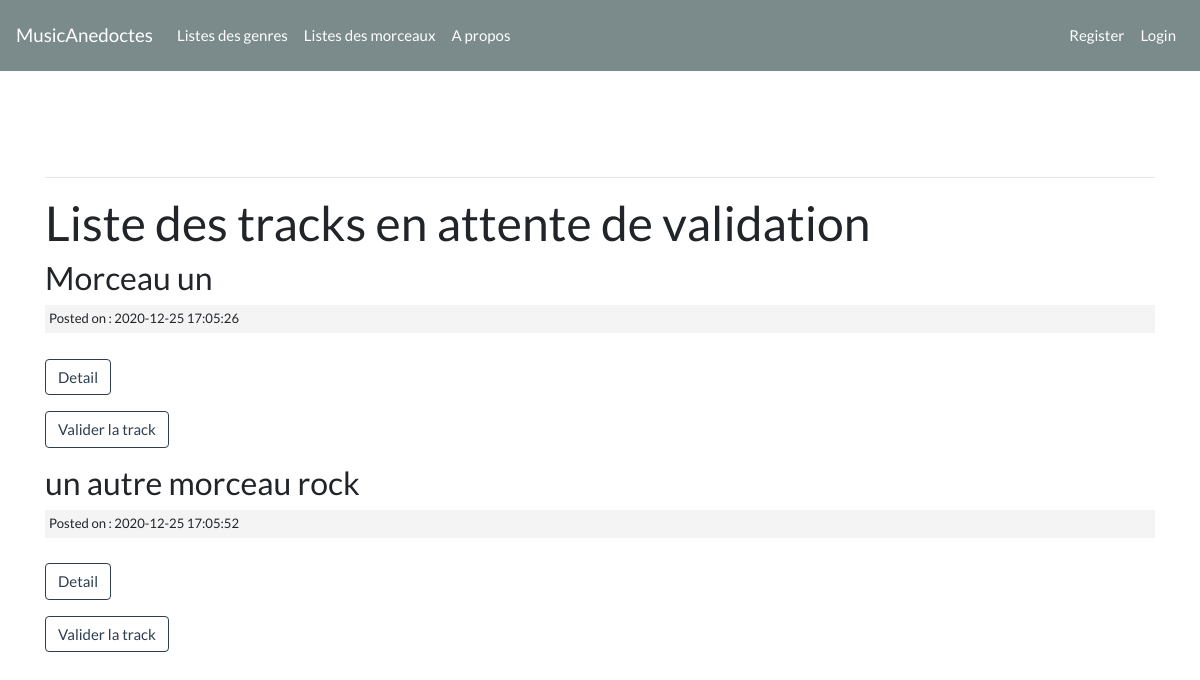
Before: /index.php/back_office/tracks_review with the older database file.
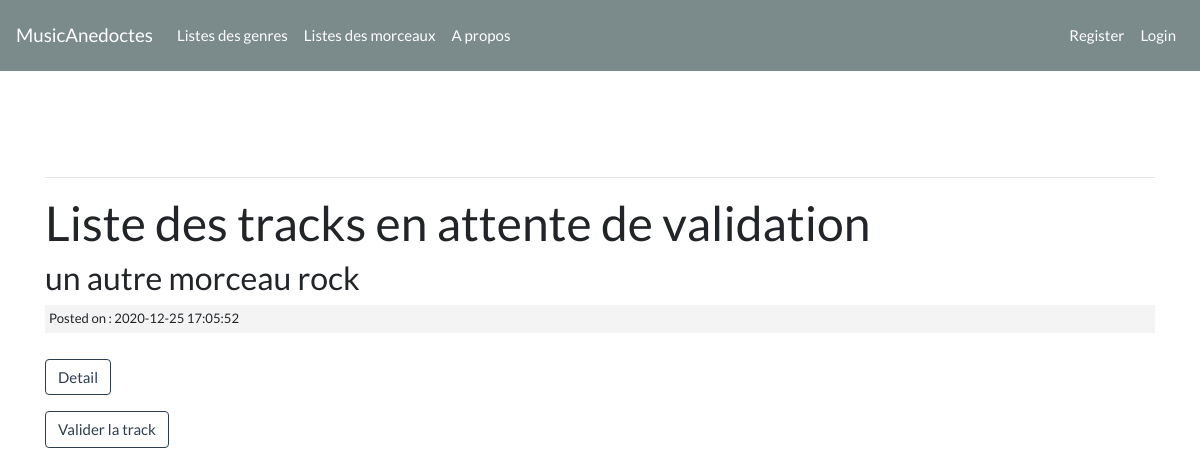
After: the same page with the newer database file.
### tables this page shows
CREATE TABLE IF NOT EXISTS `tracks` (
  `idTrack` int(11) NOT NULL AUTO_INCREMENT,
  `nameTrack` varchar(255) NOT NULL,
  `url` varchar(255) DEFAULT NULL,
  `slug` varchar(255) NOT NULL,
  `createdAt` timestamp NOT NULL DEFAULT CURRENT_TIMESTAMP,
  `updatedAt` timestamp NULL DEFAULT CURRENT_TIMESTAMP,
  `isValidated` tinyint(1) NOT NULL,
  `idGenre` int(11) NOT NULL,
  `idUser` int(11) NOT NULL,
  PRIMARY KEY (`idTrack`),
  KEY `FK_Genre_Track` (`idGenre`),
  KEY `FK_User_Track` (`idUser`)
);

### application/controllers/Back_office.php (called while the page is built, shortened)
<?php
class Back_office extends CI_Controller {
    public function tracks_review() {
        if($this->session->userdata('roleId') > 2 || !$this->session) {
            redirect('');
        } else {
            $data['tracks'] = $this->back_office_model->get_unvalidated_tracks();
            $this->load->view('templates/header');
            $this->load->view('back_office/tracks', $data);
			$this->load->view('templates/footer');
        }
    }
}

### index.php (called while the page is built, shortened)
<?php
require_once BASEPATH.'core/CodeIgniter.php';

### application/models/Back_office_model.php (called while the page is built, shortened)
<?php
    class Back_office_model extends CI_Model {
        public function get_unvalidated_tracks(){
            $query = $this->db->get_where('tracks', array('isValidated' => 0));
            return $query->result_array();
        }
    }

### application/views/back_office/tracks.php (the view)
<h1>Liste des tracks en attente de validation</h1>
<?php foreach($tracks as $track) : ?>
    <h3><?php echo $track['nameTrack']; ?></h3>
    <small class="post-date">Posted on : <?php echo $track['createdAt']; ?></small><br>
    <p><a class="btn btn-outline-primary" href="<?php echo site_url('/tracks/'.$track['slug']); ?>">Detail</a></p>
    <p><a class="btn btn-outline-primary" href="<?php echo site_url('/back_office/validate_track/'.$track['idTrack']); ?>">Valider la track</a></p>
<?php endforeach; ?>

Changed rows visible on the page:
removed tracks: nameTrack "Morceau un", createdAt "2020-12-25 17:05:26"
